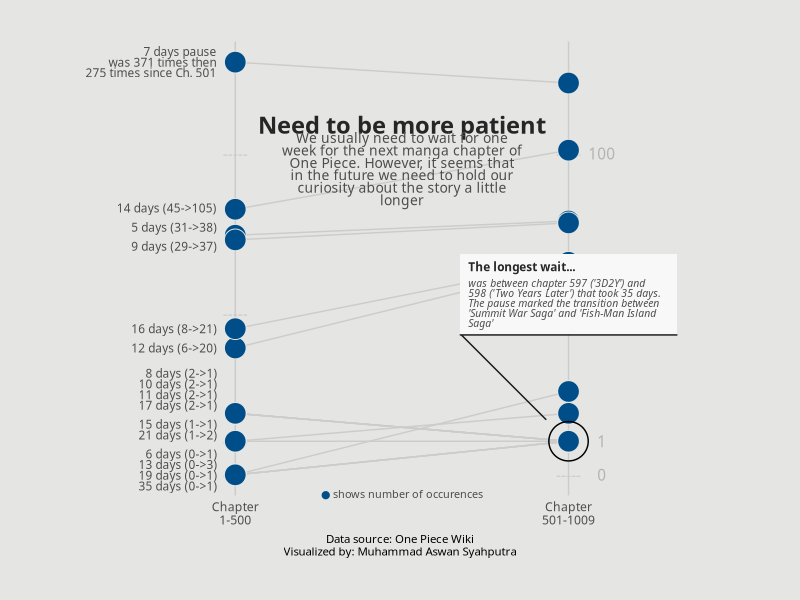

Write R code to recreate this figure.
# Load packages -----------------------------------------------------------

library(tidyverse)
library(scales)
library(ggtext)
library(ggrepel)
library(ggforce)

# Load data ---------------------------------------------------------------

onepiece_chapters <- read_csv("data/onepiece_chapters.csv")

# Preprocess data for plot ------------------------------------------------

to_plot <-
  onepiece_chapters %>%
  add_row(chapter = 1010, release_date = as.Date("2021-04-11")) %>%
  count(
    group = if_else(
      between(chapter, 1, 500),
      "Chapter\n1-500",
      "Chapter\n501-1009"
    ),
    ndays = dplyr::lead(release_date, 1) - release_date
  ) %>%
  filter(!is.na(ndays)) %>%
  complete(group, ndays, fill = list(n = 0)) %>%
  mutate(
    ndays_label = str_glue("{ndays} days"),
    ndays = as.numeric(ndays),
    .after = ndays
  )

# Create plot -------------------------------------------------------------

p <-
  to_plot %>%
  ggplot(aes(group, n, group = ndays_label)) +
  annotate(
    geom = "text",
    x = rep(1:2, each = 4),
    y = rep(c(0, 1, 10, 100), 2),
    label = rep("-----", 8),
    family = "Fira Code",
    colour = "gray80"
  ) +
  annotate(
    geom = "text",
    x = 2.1,
    y = c(0, 1, 10, 100),
    label = c(0, 1, 10, 100),
    family = "Fira Code",
    colour = "gray70"
  ) +
  geom_line(colour = "gray80") +
  geom_point(
    size = 7,
    shape = 21,
    fill = "#004E89",
    colour = "#e5e5e3"
  ) +
  annotate(
    geom = "text",
    x = 1.5,
    y = 150,
    label = "Need to be more patient",
    family = "Fira",
    fontface = "bold",
    colour = "gray15",
    hjust = 0.5,
    vjust = 0.5,
    size = 6
  ) +
  annotate(
    geom = "text",
    x = 1.5,
    y = 80,
    label = str_wrap(
      "We usually need to wait for one week for the next manga chapter of One Piece. However, it seems that in the future we need to hold our curiosity about the story a little longer",
      width = 35
    ),
    family = "Fira Code",
    colour = "gray30",
    hjust = 0.5,
    vjust = 0.5,
    size = 3.5,
    lineheight = 0.75
  ) +
  annotate(
    geom = "richtext",
    x = 1.5,
    y = -Inf,
    label = "<span style='color:#004E89;'>●</span> shows number of occurences",
    fill = NA,
    label.color = NA,
    family = "Fira Code",
    colour = "gray30",
    hjust = 0.5,
    vjust = 0.5,
    size = 2.75,
    lineheight = 0.75
  ) +
  geom_text_repel(
    data = ~ .x %>%
      pivot_wider(names_from = group, values_from = n) %>%
      arrange(ndays) %>%
      mutate(
        label = if_else(
          `Chapter\n1-500` == max(`Chapter\n1-500`),
          str_glue("{ndays_label} pause\nwas {`Chapter\n1-500`} times then\n{`Chapter\n501-1009`} times since Ch. 501"),
          str_glue("{ndays_label} ({`Chapter\n1-500`}->{`Chapter\n501-1009`})")
        )
      ) %>%
      group_by(`Chapter\n1-500`) %>%
      summarise(label = paste0(label, collapse = "\n")),
    aes(x = "Chapter\n1-500", y = `Chapter\n1-500`, label = label),
    inherit.aes = FALSE,
    hjust = 1,
    vjust = 0.5,
    nudge_x = -0.05,
    family = "Fira Code",
    colour = "gray30",
    size = 3,
    direction = "y",
    lineheight = 0.75,
    segment.colour = NA
  ) +
  geom_mark_circle(
    data = tibble(
      group = "Chapter\n501-1009",
      n = 1,
      label = "The longest wait...",
      description = "was between chapter 597 ('3D2Y') and 598 ('Two Years Later') that took 35 days. The pause marked the transition between 'Summit War Saga' and 'Fish-Man Island Saga'"
    ),
    aes(group, n, label = label, description = description),
    inherit.aes = FALSE,
    label.family = "Fira Code",
    label.fontface = c("bold", "italic"),
    label.colour = c("gray15", "gray30"),
    label.lineheight = 0.8,
    label.fontsize = c(8.5, 7.5),
    label.fill = "#F8F8F8",
    label.width = unit(55, "mm"),
    label.buffer = unit(20, "mm"),
    con.colour = "gray10"
  ) +
  scale_x_discrete(
    name = NULL,
    expand = c(0.52, 0.05),
    position = "bottom"
  ) +
  scale_y_continuous(
    name = NULL,
    breaks = 0,
    trans = pseudo_log_trans()
  ) +
  labs(caption = "Data source: One Piece Wiki\nVisualized by: Muhammad Aswan Syahputra") +
  theme_minimal(base_family = "Fira Code") +
  theme(
    plot.background = element_rect(fill = "#e5e5e3", colour = NA),
    panel.background = element_rect(fill = "#e5e5e3", colour = NA),
    plot.title.position = "plot",
    plot.caption.position = "plot",
    plot.caption = element_text(hjust = 0.5, size = rel(0.75)),
    panel.grid.major.x = element_line(colour = "gray80"),
    panel.grid.major.y = element_blank(),
    panel.grid.minor = element_blank(),
    axis.text.y = element_blank(),
    axis.ticks.x.top = element_line(),
    plot.margin = margin(30, 30, 30, 30)
  ) +
  coord_cartesian(clip = "off")

# Save plot ---------------------------------------------------------------

ggsave(
  "outfile/05-slope.png",
  plot = p,
  width = 8,
  height = 8,
  dpi = 300,
  type = "cairo-png"
)
